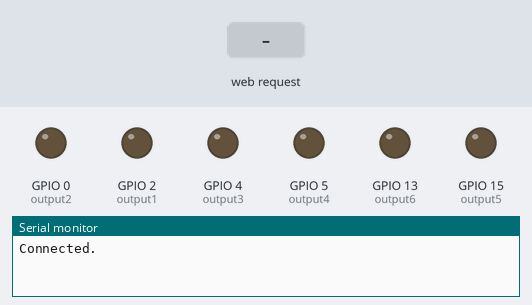
The sketch below on a simulated ESP8266 (NodeMCU). Parts: output pins drawn as LEDs (lit = HIGH), the last lines printed to the serial monitor. Inputs (shaded band) come from the test bench. WiFi joins after 1.5 s; servers stay silent unless stated.

Above: at 2.7 s.
2.8 s: HTTP request GET /5/off received
At 4.0 s:
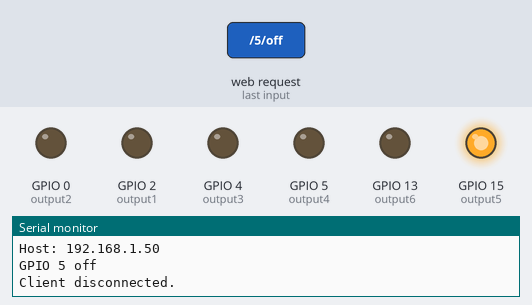
4.3 s: HTTP request GET /4/off received
At 5.2 s:
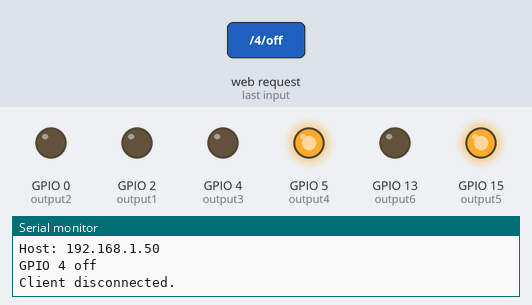
5.8 s: HTTP request GET /5/on received
At 6.3 s:
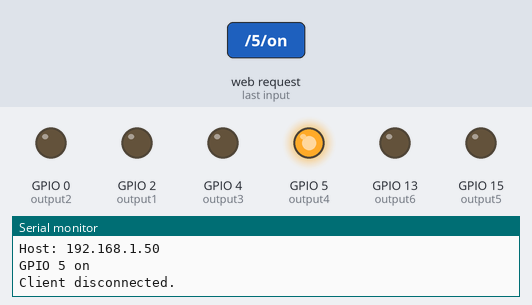
7.3 s: HTTP request GET /1/off received
At 8.5 s:
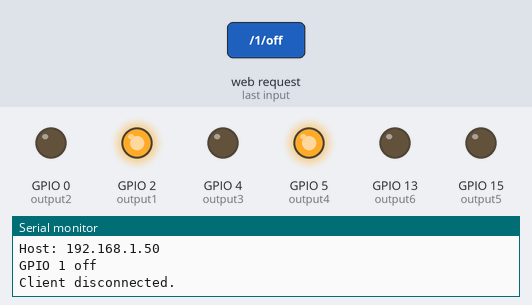
8.8 s: HTTP request GET /4/on received
At 9.8 s:
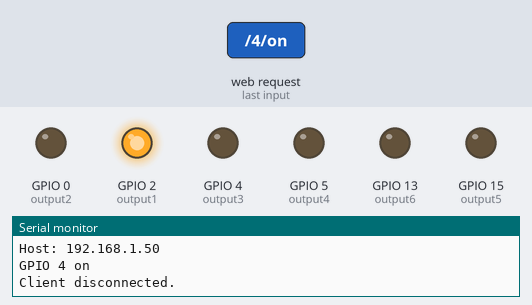
10.3 s: HTTP request GET /2/off received
At 11.0 s:
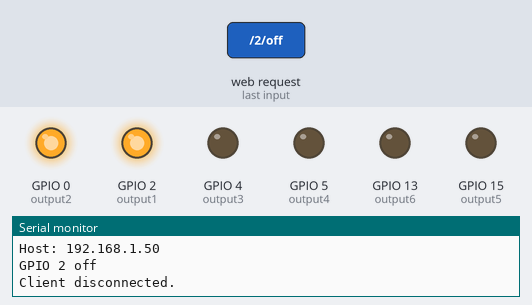
Timing chart, 0 to 12.8 s (numbered marks = the images above; inputs shaded):
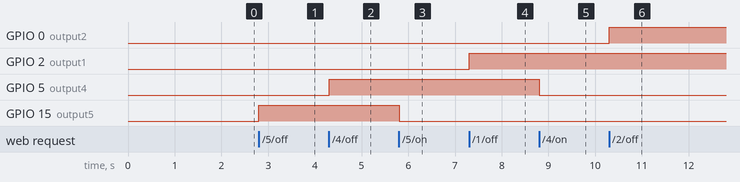

Measured:
- after the input at 2.8 s, GPIO 15 (output5): LOW → HIGH at once
- after the input at 4.3 s, GPIO 5 (output4): LOW → HIGH at once
- after the input at 5.8 s, GPIO 15 (output5): HIGH → LOW at once
- after the input at 7.3 s, GPIO 2 (output1): LOW → HIGH at once
- after the input at 8.8 s, GPIO 5 (output4): HIGH → LOW at once
- after the input at 10.3 s, GPIO 0 (output2): LOW → HIGH at once

The sketch:

code.ino
```cpp
/*Wifi manager merged with custom automaton code
 Haxord7-Hasib -19/10/20
 */

#include <ESP8266WiFi.h>
#include <DNSServer.h>
#include <ESP8266WebServer.h>
#include <WiFiManager.h>

// Set web server port number to 80
WiFiServer server(80);

String header;

// Auxiliar variables to store the current output state
String output1State = "off";
String output2State = "off";
String output3State = "off";
String output4State = "off";
String output5State = "off";
String output6State = "off";

const int output1 = 2;
const int output2 = 0;
const int output3 = 4;
const int output4 = 5;
const int output5 = 15;
const int output6 = 13;
void setup() {
  Serial.begin(115200);

   pinMode(output1, OUTPUT);
   pinMode(output2, OUTPUT);
   pinMode(output3, OUTPUT);
   pinMode(output4, OUTPUT);
   pinMode(output5, OUTPUT);
   pinMode(output6, OUTPUT);


  digitalWrite(output1, LOW);
  digitalWrite(output2, LOW);
  digitalWrite(output3, LOW);
  digitalWrite(output4, LOW);
  digitalWrite(output5, LOW);
  digitalWrite(output6, LOW);


  WiFiManager wifiManager;

  // Uncomment and run it once, if you want to erase all the stored information
  //wifiManager.resetSettings();

  // set custom ip for portal
  //wifiManager.setAPConfig(IPAddress(10,0,1,1), IPAddress(10,0,1,1), IPAddress(255,255,255,0));

  // fetches ssid and pass from eeprom and tries to connect
  // if it does not connect it starts an access point with the specified name
  // here  "AutoConnectAP"
  // and goes into a blocking loop awaiting configuration
  wifiManager.autoConnect("SYED NUHELS HOME");
  // or use this for auto generated name ESP + ChipID
  //wifiManager.autoConnect();

  // if you get here you have connected to the WiFi
  Serial.println("Connected.");

  server.begin();
}

void loop(){
  WiFiClient client = server.available();

  if (client) {
    Serial.println("New Client.");
    String currentLine = "";
    while (client.connected()) {
      if (client.available()) {
        char c = client.read();
        Serial.write(c);
        header += c;
        if (c == '\n') {

          if (currentLine.length() == 0) {
            // HTTP headers always start with a response code (e.g. HTTP/1.1 200 OK)
            // and a content-type so the client knows what's coming, then a blank line:
            client.println("HTTP/1.1 200 OK");
            client.println("Content-type:text/html");
            client.println("Connection: close");
            client.println();


            if (header.indexOf("GET /5/on") >= 0) {
              Serial.println("GPIO 5 on");
              output5State = "on";
              digitalWrite(output5, LOW);
            } else if (header.indexOf("GET /5/off") >= 0) {
              Serial.println("GPIO 5 off");
              output5State = "off";
              digitalWrite(output5, HIGH);
            }

            else if (header.indexOf("GET /4/on") >= 0) {
              Serial.println("GPIO 4 on");
              output4State = "on";
              digitalWrite(output4, LOW);
            } else if (header.indexOf("GET /4/off") >= 0) {
              Serial.println("GPIO 4 off");
              output4State = "off";
              digitalWrite(output4, HIGH);
            }

            else if (header.indexOf("GET /1/on") >= 0) {
              Serial.println("GPIO 1 on");
              output1State = "on";
              digitalWrite(output1, LOW);
            } else if (header.indexOf("GET /1/off") >= 0) {
              Serial.println("GPIO 1 off");
              output1State = "off";
              digitalWrite(output1, HIGH);
            }

            else if (header.indexOf("GET /2/on") >= 0) {
              Serial.println("GPIO 2 on");
              output2State = "on";
              digitalWrite(output2, LOW);
            } else if (header.indexOf("GET /2/off") >= 0) {
              Serial.println("GPIO 2 off");
              output2State = "off";
              digitalWrite(output2, HIGH);
            }
            else if (header.indexOf("GET /3/on") >= 0) {
              Serial.println("GPIO 3 on");
              output3State = "on";
              digitalWrite(output3, LOW);
            } else if (header.indexOf("GET /3/off") >= 0) {
              Serial.println("GPIO 3 off");
              output3State = "off";
              digitalWrite(output3, HIGH);
            }
            else if (header.indexOf("GET /6/on") >= 0) {
              Serial.println("GPIO 6 on");
              output6State = "on";
              digitalWrite(output6, LOW);
            } else if (header.indexOf("GET /6/off") >= 0) {
              Serial.println("GPIO 6 off");
              output6State = "off";
              digitalWrite(output6, HIGH);
            }

            // Display the HTML web page
            client.println("<!DOCTYPE html><html>");
            client.println("<head><meta name=\"viewport\" content=\"width=device-width, initial-scale=1\">");
            client.println("<link rel=\"icon\" href=\"data:,\">");


            // Web Page Heading
            client.println("<body><h1>HASIBS TECHS</h1>");

            client.println("<p>GPIO 6 - State " + output6State + "</p>");
            if (output6State=="off") {
              client.println("<p><a href=\"/6/on\"><button class=\"button\">ON</button></a></p>");
            } else {
              client.println("<p><a href=\"/6/off\"><button class=\"button button2\">OFF</button></a></p>");
            }


            client.println("<p>GPIO 3 - State " + output3State + "</p>");
            if (output3State=="off") {
              client.println("<p><a href=\"/3/on\"><button class=\"button\">ON</button></a></p>");
            } else {
              client.println("<p><a href=\"/3/off\"><button class=\"button button2\">OFF</button></a></p>");
            }


            client.println("<p>GPIO 2 - State " + output2State + "</p>");
            if (output2State=="off") {
              client.println("<p><a href=\"/2/on\"><button class=\"button\">ON</button></a></p>");
            } else {
              client.println("<p><a href=\"/2/off\"><button class=\"button button2\">OFF</button></a></p>");
            }


            client.println("<p>GPIO 1 - State " + output1State + "</p>");
            if (output1State=="off") {
              client.println("<p><a href=\"/1/on\"><button class=\"button\">ON</button></a></p>");
            } else {
              client.println("<p><a href=\"/1/off\"><button class=\"button button2\">OFF</button></a></p>");
            }

            client.println("<p>GPIO 5 - State " + output5State + "</p>");
            if (output5State=="off") {
              client.println("<p><a href=\"/5/on\"><button class=\"button\">ON</button></a></p>");
            } else {
              client.println("<p><a href=\"/5/off\"><button class=\"button button2\">OFF</button></a></p>");
            }

            // Display current state, and ON/OFF buttons for GPIO 4
            client.println("<p>GPIO 4 - State " + output4State + "</p>");
            // If the output4State is off, it displays the ON button
            if (output4State=="off") {
              client.println("<p><a href=\"/4/on\"><button class=\"button\">ON</button></a></p>");
            } else {
              client.println("<p><a href=\"/4/off\"><button class=\"button button2\">OFF</button></a></p>");
            }
            client.println("</body></html>");

            // The HTTP response ends with another blank line
            client.println();
            // Break out of the while loop
            break;
          } else { // if you got a newline, then clear currentLine
            currentLine = "";
          }
        } else if (c != '\r') {
          currentLine += c;
        }
      }
    }
    //
    header = "";

    client.stop();
    Serial.println("Client disconnected.");
    Serial.println("");
  }
}
```
